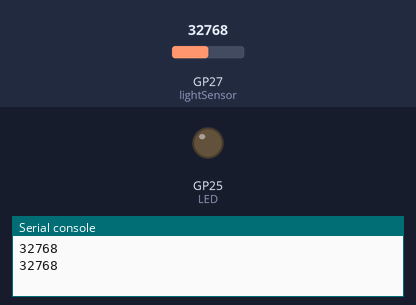
This program was run on a simulated Raspberry Pi Pico running MicroPython. Shown: output pins drawn as LEDs (lit = HIGH), the last lines printed to the serial console. Inputs (shaded band) come from the test bench; at power-on: GP27 (lightSensor) = 32768 (analog values on the 0–65535 scale).

Above: at 1.2 s.
1.3 s: GP27 (lightSensor) set to 13856
3.2 s: GP27 (lightSensor) set to 12256
At 4.7 s:
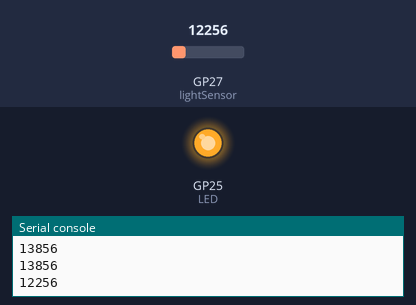
5.5 s: GP27 (lightSensor) set to 13655
At 6.3 s:
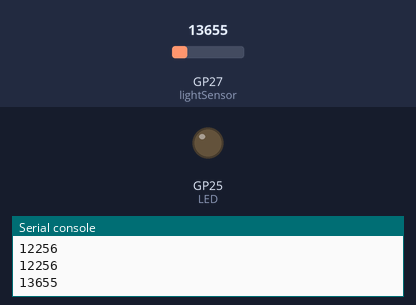
7.5 s: GP27 (lightSensor) set to 12345
At 9.0 s:
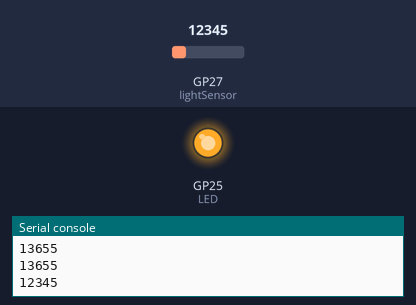
Timing chart, 0 to 10.5 s (numbered marks = the images above; inputs shaded):
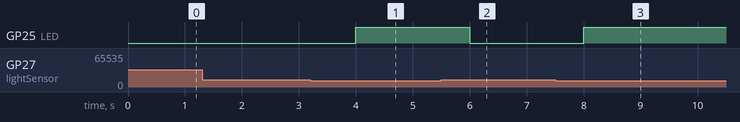

The program:

light_sensor_analog_inputs_experiment.py
```python
'''
Goal: Make the Pico’s on-board LED turn on when it gets dark and off when it’s bright.
How it works: • The Pico has a controllable LED connected to GP25.
              • There’s a light sensor (phototransistor) linked to Analogue-In A0, powered at 3.3V.
              • The sensor reads light levels; bright light means a high value, dark means a low value.
              • When it gets dark, the on-board LED automatically turns on.
'''
import machine
from time import sleep

lightSensor = machine.ADC(27) # Set up the anakogue (AD) on GP26 with a human−readable name
LED =  machine.Pin(25, machine.Pin.OUT) # Set up the onboard LED Pin as an output

lightLevelToSwitchAt = 13000 # Set to about 20% of scale − Pico ADC is 0 to 65535

# THe loop function runs forever, reading the light levell and turning on the LED if it's dark
while True:
    # First read the led value oon the analog input
    lightValue = lightSensor.read_u16()
    print (lightValue)
     #now decide what to do
    if (lightValue > lightLevelToSwitchAt): # Then it id bright, so turn off the LED
        LED.value(0) # Turn the LED off
    else:
        LED.value(1) # Turn the LED on
    sleep (1)
```

Measured:
- the behaviour switches between 13008 and 12992 on GP27 (lightSensor) (found by bisection; images 0 and 1)
- after the input at 3.2 s, GP25 (LED): LOW → HIGH after 0.80 s
- after the input at 5.5 s, GP25 (LED): HIGH → LOW after 0.50 s
- after the input at 7.5 s, GP25 (LED): LOW → HIGH after 0.50 s
